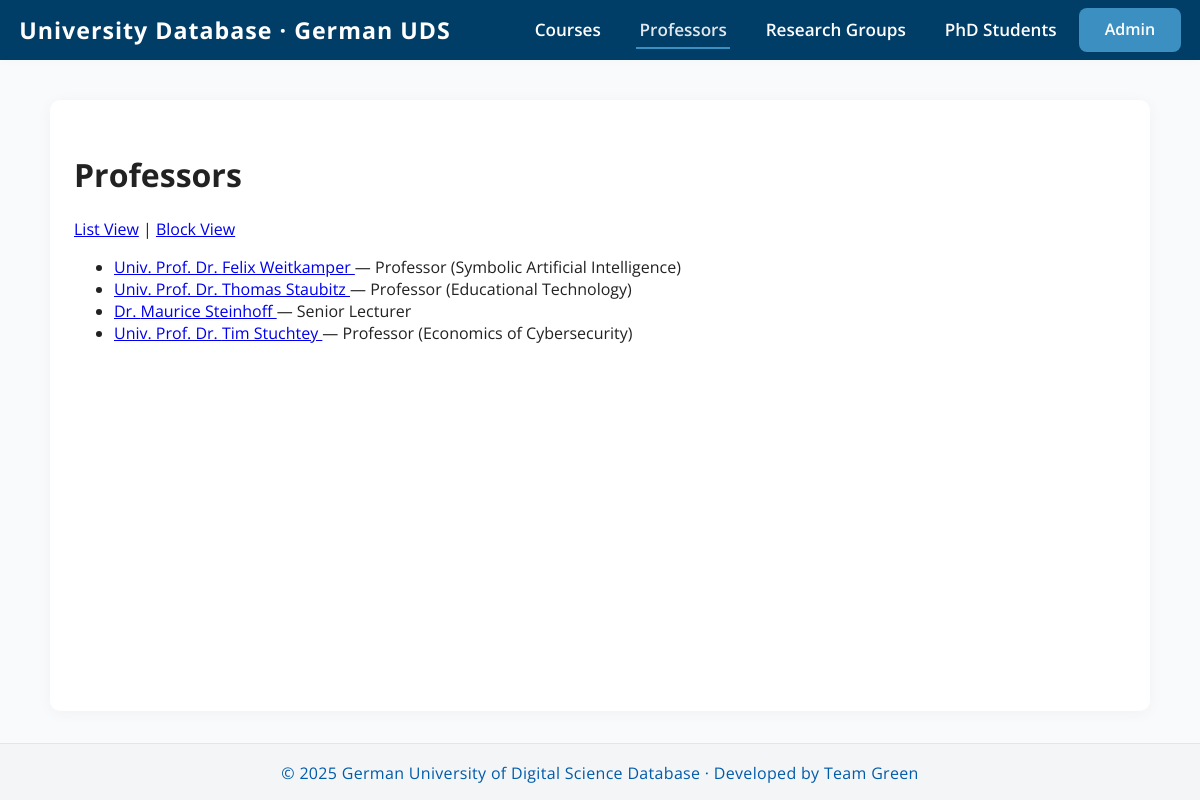
The page /professors/?view=list on the database its author committed.
### university/models.py (models this page shows, shortened)
class Professor(models.Model):
    title = models.CharField(max_length=50)
    name = models.CharField(max_length=255)
    position = models.CharField(max_length=255)
    research_group = models.OneToOneField(
        ResearchGroup, related_name='main_professor',  # update related_name to avoid clash
        on_delete=models.SET_NULL,
        null=True,
        blank=True
    )
    bio = models.TextField(blank=True)
    image_url = models.URLField(blank=True)

class ResearchGroup(models.Model):
    name = models.CharField(max_length=255)
    description = models.TextField()
    lead_professor = models.OneToOneField(
        'Professor',
        on_delete=models.SET_NULL,
        null=True,
        blank=True,
        related_name='leads_research_group'
    )

### university/views.py (the view)
# urls.py: path('professors/', views.professor_list, name='professor_list'),
def professor_list(request):
    view_mode = request.GET.get('view', 'block')
    professors = Professor.objects.all()
    return render(request, 'university/professors_list.html', {
        'professors': professors,
        'view_mode': view_mode,
    })

### university/templates/university/professors_list.html (shortened to what this page needs)
{% extends "university/base.html" %}
{% block content %}
<h1>Professors</h1>
<div>
  <a href="?view=list">List View</a> | <a href="?view=block">Block View</a>
</div>
{% if view_mode == "list" %}
  <ul>
    {% for professor in professors %}
      <li>
        <a href="{% url 'professor_detail' professor.id %}">
          {{ professor.title }} {{ professor.name }}
        </a>
        — {{ professor.position }}
        {% if professor.research_group %}
          ({{ professor.research_group.name }})
        {% endif %}
      </li>
    {% empty %}
      <li>No professors found.</li>
    {% endfor %}
  </ul>
{% endif %}
{% endblock %}

### university/templates/university/base.html (style rules this page uses)
:root { --primary: #005baa; --secondary: #3b8fc1; --light-bg: #f8fafc; --white: #fff; --nav-bg: #003e68; --nav-text: #fff; --nav-hover: #e1e8ed; --footer-bg: #f3f5f7; --footer-text: #005baa; --body-text: #222; }
html { box-sizing: border-box; font-size: 16px; }
*, *:before, *:after { box-sizing: inherit; }
body { margin: 0; font-family: 'Open Sans', Arial, Helvetica, sans-serif; background: var(--light-bg); color: var(--body-text); min-height: 100vh; display: flex; flex-direction: column; font-size: 1rem; }

### rows shown on the page
Professor: title "Univ. Prof. Dr.", name "Felix Weitkamper", position "Professor", research_group.name "Symbolic Artificial Intelligence"
Professor: title "Univ. Prof. Dr.", name "Thomas Staubitz", position "Professor", research_group.name "Educational Technology"
Professor: title "Dr.", name "Maurice Steinhoff", position "Senior Lecturer"
Professor: title "Univ. Prof. Dr.", name "Tim Stuchtey", position "Professor", research_group.name "Economics of Cybersecurity"
